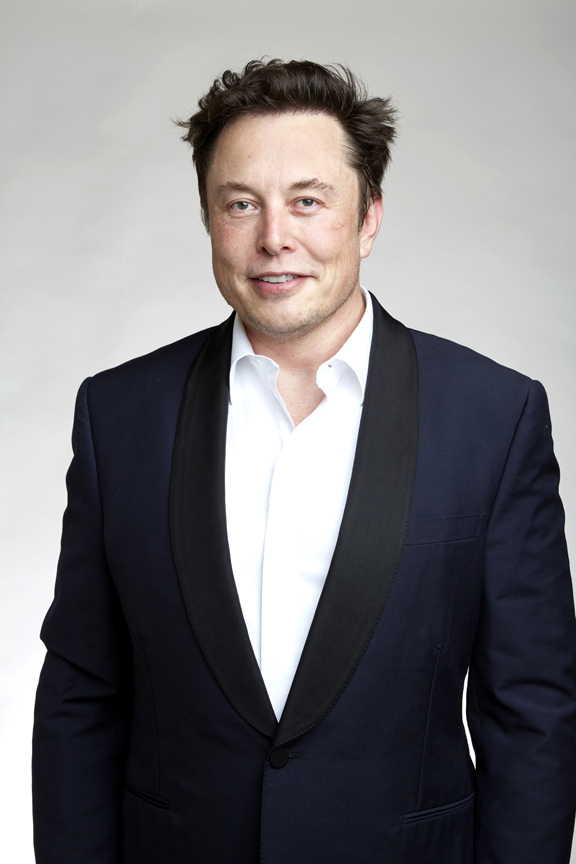
#> input picture IRIS_FACE_TEMPLATE/elon.jpg, 576 x 864 px
$ python face.py
#> lines starting #> are read from the running program, lines starting #| are printed output that depends on the picture; pictures that were not available may be replaced by others from this repository, and a replacement may not be noted
# -*- coding: utf-8 -*-
"""
Created on Tue Dec  7 11:48:57 2021

@author: OKOK PROJECTS
"""

import numpy as np
import pandas as pd
import matplotlib.pyplot as plt
import cv2


import sklearn.datasets as datasets

import seaborn as sns
# Reading the original image
img = plt.imread('elon.jpg')
#> img is the input picture: shape (864, 576, 3); mean R, G, B 120.7, 118.8, 121.3

plt.imshow(img)
print("",img.shape)
#|  (864, 576, 3)
x = 150
y = 40
h = 330
w = 270

face = img[y:y+h, x:x+w]
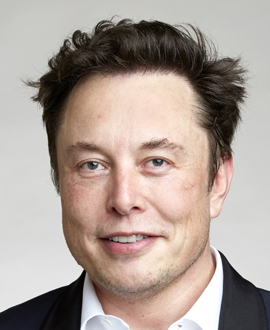
#> face: shape (330, 270, 3); mean R, G, B 172, 158.5, 150.7

plt.imshow(face)

# Saving the cropped image
cv2.imwrite('E:/IRIS/elon_face.jpg',face)

# Reading original and cropped image
elon = plt.imread('elon.jpg')
elon_face = plt.imread('elon_face.jpg')

elon.shape

elon_face.shape

height,width,channels = elon_face.shape
#> height = 864; width = 576; channels = 3

height

width

# Different methods used in template matching
methods = ['cv2.TM_CCOEFF', 'cv2.TM_CCOEFF_NORMED', 'cv2.TM_CCORR','cv2.TM_CCORR_NORMED', 'cv2.TM_SQDIFF', 'cv2.TM_SQDIFF_NORMED']


for m in methods:

    # Create a copy of the image
    original = elon.copy()

    # Get the actual function instead of the string
    method = eval(m)

    # Apply template Matching with the method
    res = cv2.matchTemplate(original,elon_face,method)

    # Grab the Max and Min values, their locations
    min_val, max_val, min_loc, max_loc = cv2.minMaxLoc(res)


    # If the method is TM_SQDIFF or TM_SQDIFF_NORMED, take minimum
    # Assigning the top left of the rectangle

    if method in [cv2.TM_SQDIFF, cv2.TM_SQDIFF_NORMED]:
        top_left = min_loc
    else:
        top_left = max_loc

    # Assign the Bottom Right of the rectangle
    bottom_right = (top_left[0] + width, top_left[1] + height)

    # Draw the Red Rectangle
    cv2.rectangle(original,top_left, bottom_right, 255, 10)

    # Plot the Images
    plt.subplot(121) #plt.subplot(row col select)
    plt.imshow(res)
    plt.title('Result of Template Matching')

    plt.subplot(122)
    plt.imshow(original)
    plt.title('Detected Point for face')
    plt.suptitle(m)


    plt.show()
    print('\n')
    print('\n')
#> this loop made 6 passes
#> (res, min_val, max_val) on passes 2, 4, 5, 6: ([1], 1, 1), ([1], 1, 1), ([0], 0, 0), ([0], 0, 0)
#> max_val on passes 1, 3: 1.29e+10, 3.45e+10
#> pass 1, `plt.show()`:
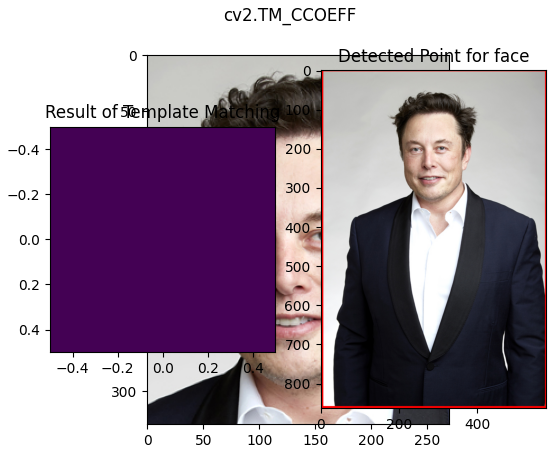
#> figure drawn by matplotlib, 3 panels
#> after the loop:
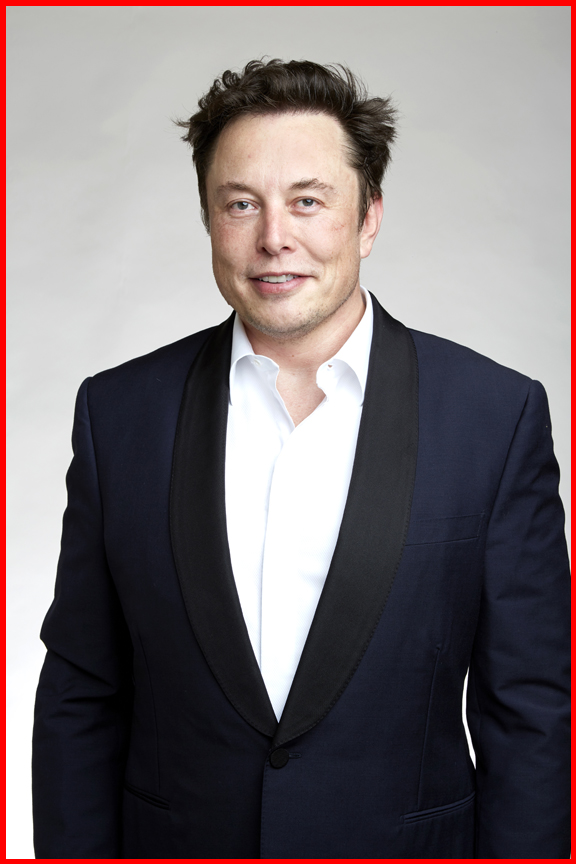
#> original: shape (864, 576, 3); mean R, G, B 123.7, 113.7, 116.2

t3=pd.read_csv("face.csv")
#> (reads IRIS_FACE_TEMPLATE/face.csv from the repository)
t3.head()
t3.info()
t3.describe().T
print(t3["template"].value_counts())
sns.countplot(x="template", data=t3)
plt.show()
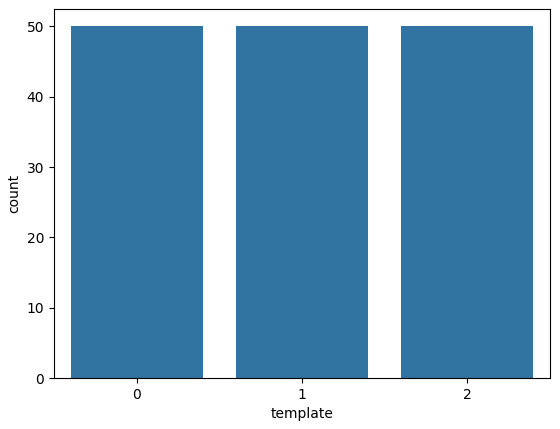
#> figure drawn by matplotlib, 1 panel

sns.swarmplot(x="template", y="value1", data=t3)
plt.show()
sns.swarmplot(x="template", y="value2", data=t3)
plt.show()
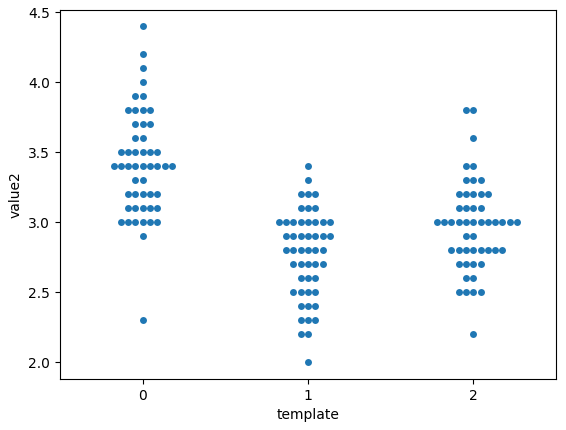
#> figure drawn by matplotlib, 1 panel
sns.swarmplot(x="template", y="value3", data=t3)
plt.show()
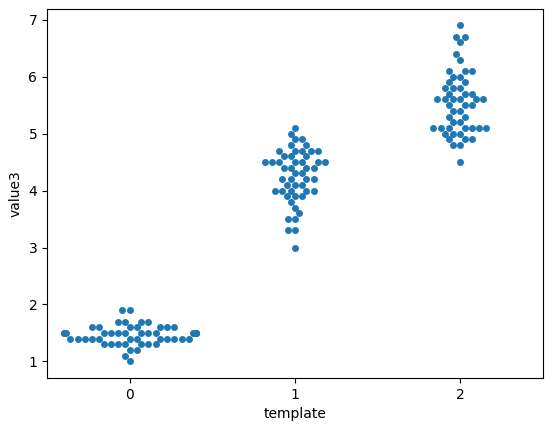
#> figure drawn by matplotlib, 1 panel
sns.swarmplot(x="template", y="value4", data=t3)
plt.show()
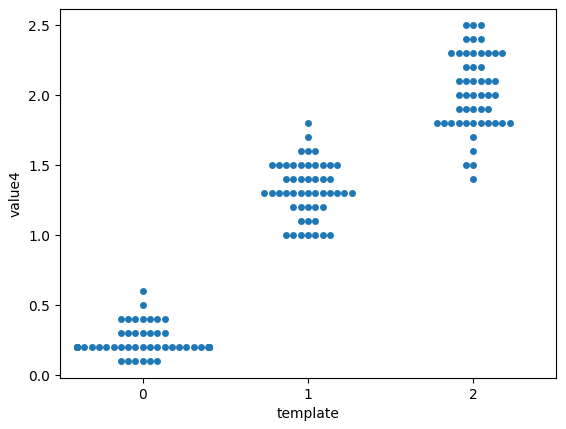
#> figure drawn by matplotlib, 1 panel
